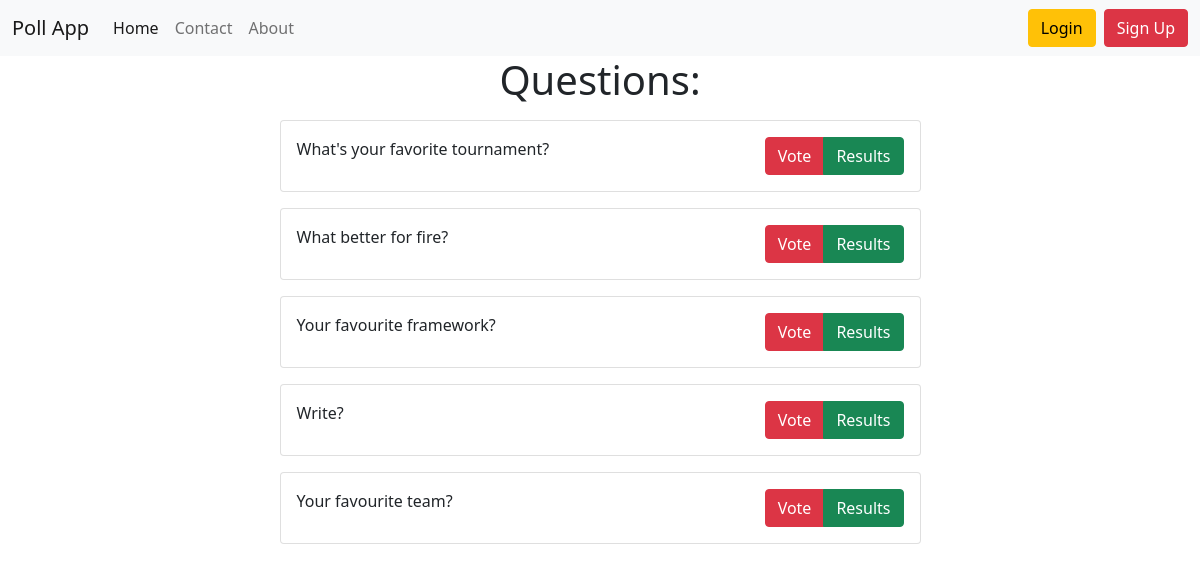
/, run on an earlier commit of the app's database.
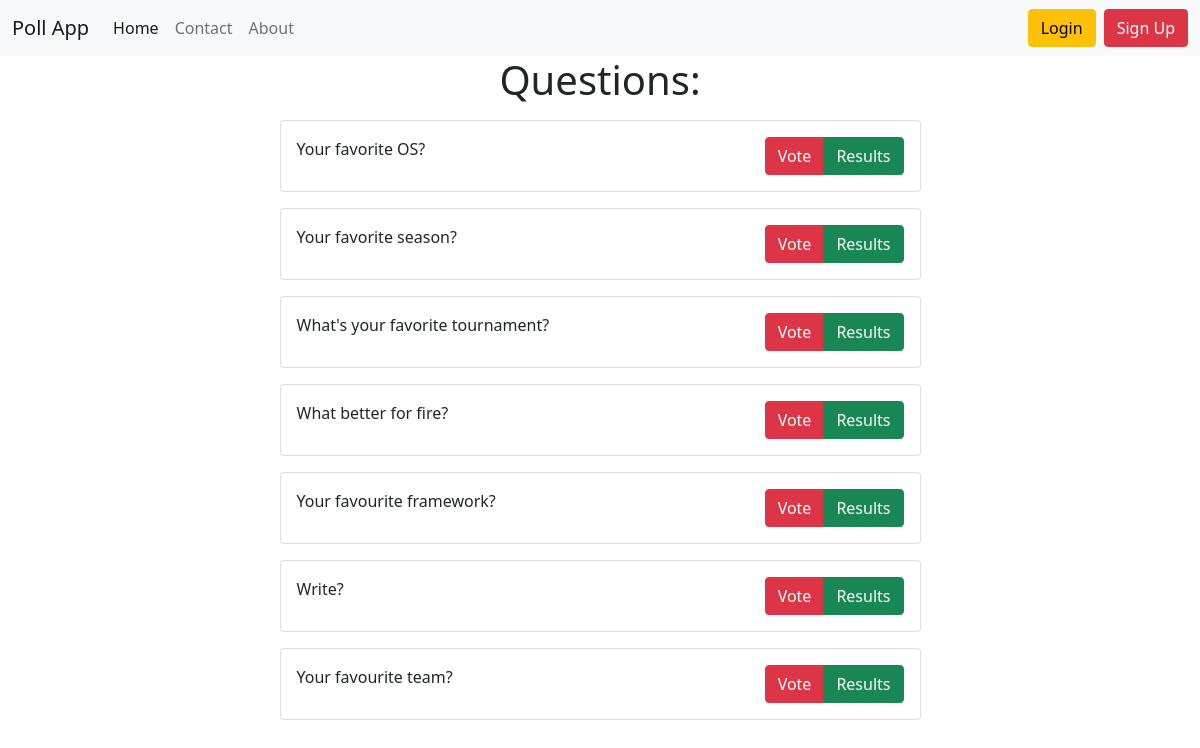
And on a later commit of the database.
### poll_app/models.py (models this page shows, shortened)
class Question(models.Model):
    question_text = models.CharField(max_length=100, unique=True)
    slug = models.SlugField(unique=True)
    created_at = models.DateTimeField(auto_now_add=True)
    is_active = models.BooleanField(default=True)
    views = models.ManyToManyField(IpModel, related_name='post_views', blank=True)
    class Meta:
        ordering = ['-created_at']

### poll_app/views.py (the view)
# urls.py: path('', HomeView.as_view(), name='home'),
class HomeView(generic.ListView):
    template_name = 'poll_app/home.html'
    context_object_name = 'question_list'
    queryset = Question.objects.filter(is_active=True)

### poll_app/templates/poll_app/home.html (shortened to what this page needs)
{% extends 'base.html' %}
{% block content %}
<h1 class="text-center mb-3">
    Questions:
</h1>
{% if question_list %}
{% for question in question_list %}
<div class="card mb-3">
    <div class="card-body">
        {{ question.question_text }}
        <div class="btn-group float-end" role="group" aria-label="Basic mixed styles example">
            <a type="button" class="btn btn-danger" href="{% url 'poll_app:detail' question.slug %}">Vote</a>
            <a type="button" class="btn btn-success" href="{% url 'poll_app:results' question.slug %}">Results</a>
        </div>
    </div>
</div>
{% empty %}
There are no active polls.
{% endfor %}
{% else %}
<p>No pulls</p>
{% endif %}
{% endblock %}

What changed in the data, as far as the page shows it:
added Question: question_text "Your favorite OS?"
added Question: question_text "Your favorite season?"
